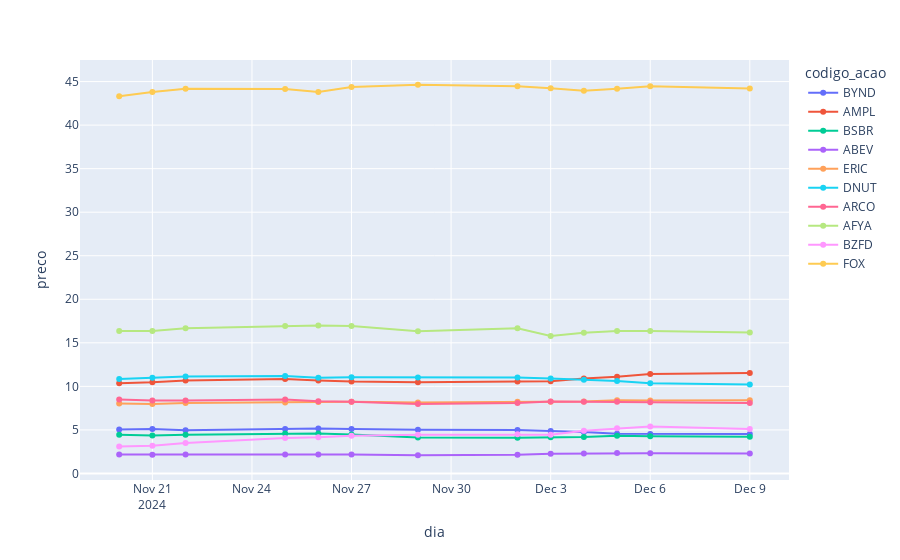

Notebook source saved alongside this figure:
### Code cell
import pandas as pd
import matplotlib as plt
import plotly.express as px

#import data
gold_file = "gold_table.parquet"
data = pd.read_parquet(gold_file)
data = data.sort_values(by="dia")

#graph: line graph to compare stock prices per company
fig = px.line(data, x='dia', y='preco', color='codigo_acao', markers='True')
fig.show()

### Figure 1 — Plotly figure (JSON) as saved in the notebook; plotly's stock layout.template omitted (floating-point values rounded to 4 significant figures)
{"data": [{"hovertemplate": "codigo_acao=BYND<br>dia=%{x}<br>preco=%{y}<extra></extra>", "legendgroup": "BYND", "line": {"color": "#636efa", "dash": "solid"}, "marker": {"symbol": "circle"}, "mode": "lines+markers", "name": "BYND", "orientation": "v", "showlegend": true, "type": "scatter", "x": ["2024-11-20", "2024-11-21", "2024-11-22", "2024-11-25", "2024-11-26", "2024-11-27", "2024-11-29", "2024-12-02", "2024-12-03", "2024-12-04", "2024-12-05", "2024-12-06", "2024-12-09"], "xaxis": "x", "y": [5.055, 5.095, 4.96, 5.1, 5.17, 5.105, 5.02, 4.98, 4.885, 4.75, 4.56, 4.535, 4.54], "yaxis": "y"}, {"hovertemplate": "codigo_acao=AMPL<br>dia=%{x}<br>preco=%{y}<extra></extra>", "legendgroup": "AMPL", "line": {"color": "#EF553B", "dash": "solid"}, "marker": {"symbol": "circle"}, "mode": "lines+markers", "name": "AMPL", "orientation": "v", "showlegend": true, "type": "scatter", "x": ["2024-11-20", "2024-11-21", "2024-11-22", "2024-11-25", "2024-11-26", "2024-11-27", "2024-11-29", "2024-12-02", "2024-12-03", "2024-12-04", "2024-12-05", "2024-12-06", "2024-12-09"], "xaxis": "x", "y": [10.37, 10.46, 10.67, 10.86, 10.69, 10.55, 10.48, 10.54, 10.57, 10.91, 11.11, 11.41, 11.54], "yaxis": "y"}, {"hovertemplate": "codigo_acao=BSBR<br>dia=%{x}<br>preco=%{y}<extra></extra>", "legendgroup": "BSBR", "line": {"color": "#00cc96", "dash": "solid"}, "marker": {"symbol": "circle"}, "mode": "lines+markers", "name": "BSBR", "orientation": "v", "showlegend": true, "type": "scatter", "x": ["2024-11-20", "2024-11-21", "2024-11-22", "2024-11-25", "2024-11-26", "2024-11-27", "2024-11-29", "2024-12-02", "2024-12-03", "2024-12-04", "2024-12-05", "2024-12-06", "2024-12-09"], "xaxis": "x", "y": [4.44, 4.36, 4.445, 4.595, 4.59, 4.485, 4.115, 4.1, 4.145, 4.2, 4.335, 4.26, 4.225], "yaxis": "y"}, {"hovertemplate": "codigo_acao=ABEV<br>dia=%{x}<br>preco=%{y}<extra></extra>", "legendgroup": "ABEV", "line": {"color": "#ab63fa", "dash": "solid"}, "marker": {"symbol": "circle"}, "mode": "lines+markers", "name": "ABEV", "orientation": "v", "showlegend": true, "type": "scatter", "x": ["2024-11-20", "2024-11-21", "2024-11-22", "2024-11-25", "2024-11-26", "2024-11-27", "2024-11-29", "2024-12-02", "2024-12-03", "2024-12-04", "2024-12-05", "2024-12-06", "2024-12-09"], "xaxis": "x", "y": [2.165, 2.15, 2.185, 2.185, 2.19, 2.165, 2.09, 2.16, 2.27, 2.285, 2.345, 2.32, 2.3], "yaxis": "y"}, {"hovertemplate": "codigo_acao=ERIC<br>dia=%{x}<br>preco=%{y}<extra></extra>", "legendgroup": "ERIC", "line": {"color": "#FFA15A", "dash": "solid"}, "marker": {"symbol": "circle"}, "mode": "lines+markers", "name": "ERIC", "orientation": "v", "showlegend": true, "type": "scatter", "x": ["2024-11-20", "2024-11-21", "2024-11-22", "2024-11-25", "2024-11-26", "2024-11-27", "2024-11-29", "2024-12-02", "2024-12-03", "2024-12-04", "2024-12-05", "2024-12-06", "2024-12-09"], "xaxis": "x", "y": [8.025, 7.98, 8.09, 8.145, 8.2, 8.225, 8.155, 8.23, 8.235, 8.26, 8.42, 8.39, 8.405], "yaxis": "y"}, {"hovertemplate": "codigo_acao=DNUT<br>dia=%{x}<br>preco=%{y}<extra></extra>", "legendgroup": "DNUT", "line": {"color": "#19d3f3", "dash": "solid"}, "marker": {"symbol": "circle"}, "mode": "lines+markers", "name": "DNUT", "orientation": "v", "showlegend": true, "type": "scatter", "x": ["2024-11-20", "2024-11-21", "2024-11-22", "2024-11-25", "2024-11-26", "2024-11-27", "2024-11-29", "2024-12-02", "2024-12-03", "2024-12-04", "2024-12-05", "2024-12-06", "2024-12-09"], "xaxis": "x", "y": [10.84, 10.98, 11.14, 11.18, 10.98, 11.04, 11.01, 11.02, 10.91, 10.77, 10.61, 10.36, 10.21], "yaxis": "y"}, {"hovertemplate": "codigo_acao=ARCO<br>dia=%{x}<br>preco=%{y}<extra></extra>", "legendgroup": "ARCO", "line": {"color": "#FF6692", "dash": "solid"}, "marker": {"symbol": "circle"}, "mode": "lines+markers", "name": "ARCO", "orientation": "v", "showlegend": true, "type": "scatter", "x": ["2024-11-20", "2024-11-21", "2024-11-22", "2024-11-25", "2024-11-26", "2024-11-27", "2024-11-29", "2024-12-02", "2024-12-03", "2024-12-04", "2024-12-05", "2024-12-06", "2024-12-09"], "xaxis": "x", "y": [8.485, 8.38, 8.38, 8.505, 8.285, 8.24, 7.975, 8.09, 8.26, 8.235, 8.235, 8.17, 8.08], "yaxis": "y"}, {"hovertemplate": "codigo_acao=AFYA<br>dia=%{x}<br>preco=%{y}<extra></extra>", "legendgroup": "AFYA", "line": {"color": "#B6E880", "dash": "solid"}, "marker": {"symbol": "circle"}, "mode": "lines+markers", "name": "AFYA", "orientation": "v", "showlegend": true, "type": "scatter", "x": ["2024-11-20", "2024-11-21", "2024-11-22", "2024-11-25", "2024-11-26", "2024-11-27", "2024-11-29", "2024-12-02", "2024-12-03", "2024-12-04", "2024-12-05", "2024-12-06", "2024-12-09"], "xaxis": "x", "y": [16.37, 16.36, 16.68, 16.95, 16.98, 16.95, 16.32, 16.68, 15.79, 16.15, 16.34, 16.34, 16.2], "yaxis": "y"}, {"hovertemplate": "codigo_acao=BZFD<br>dia=%{x}<br>preco=%{y}<extra></extra>", "legendgroup": "BZFD", "line": {"color": "#FF97FF", "dash": "solid"}, "marker": {"symbol": "circle"}, "mode": "lines+markers", "name": "BZFD", "orientation": "v", "showlegend": true, "type": "scatter", "x": ["2024-11-20", "2024-11-21", "2024-11-22", "2024-11-25", "2024-11-26", "2024-11-27", "2024-11-29", "2024-12-02", "2024-12-03", "2024-12-04", "2024-12-05", "2024-12-06", "2024-12-09"], "xaxis": "x", "y": [3.105, 3.17, 3.505, 4.07, 4.145, 4.315, 4.43, 4.495, 4.445, 4.915, 5.18, 5.385, 5.11], "yaxis": "y"}, {"hovertemplate": "codigo_acao=FOX<br>dia=%{x}<br>preco=%{y}<extra></extra>", "legendgroup": "FOX", "line": {"color": "#FECB52", "dash": "solid"}, "marker": {"symbol": "circle"}, "mode": "lines+markers", "name": "FOX", "orientation": "v", "showlegend": true, "type": "scatter", "x": ["2024-11-20", "2024-11-21", "2024-11-22", "2024-11-25", "2024-11-26", "2024-11-27", "2024-11-29", "2024-12-02", "2024-12-03", "2024-12-04", "2024-12-05", "2024-12-06", "2024-12-09"], "xaxis": "x", "y": [43.31, 43.81, 44.19, 44.13, 43.8, 44.36, 44.63, 44.45, 44.24, 43.95, 44.17, 44.45, 44.2], "yaxis": "y"}], "layout": {"legend": {"title": {"text": "codigo_acao"}, "tracegroupgap": 0}, "margin": {"t": 60}, "xaxis": {"anchor": "y", "domain": [0, 1], "title": {"text": "dia"}}, "yaxis": {"anchor": "x", "domain": [0, 1], "title": {"text": "preco"}}}}
